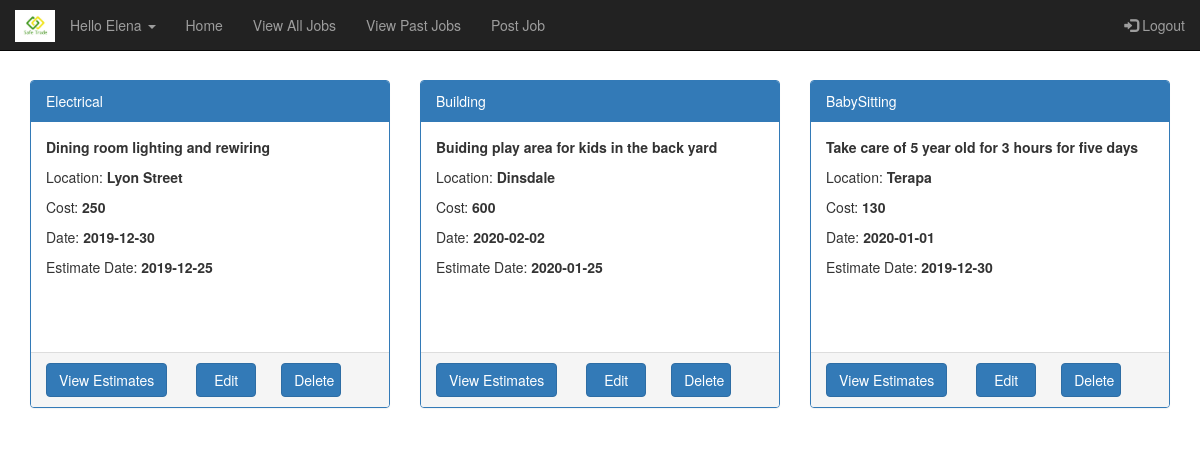
The page /UserPage.php?uid=19 (signed in) on the database its author committed.
### tables this page shows
CREATE TABLE `jobdetails` (
  `JobId` int(11) NOT NULL,
  `UId` int(11) NOT NULL,
  `JobType` varchar(255) NOT NULL,
  `JobDescription` varchar(255) NOT NULL,
  `Location` varchar(50) NOT NULL,
  `CostRange` double NOT NULL,
  `ActiveDate` date NOT NULL,
  `EstimateDate` date NOT NULL,
  `IsClosed` int(11) NOT NULL,
  `IsEstimateAccepted` int(11) NOT NULL
);

### classes/Job.php (called while the page is built, shortened)
<?php
class Job{
  private $jid = null;
  private $jdescription = "";
  private $jtype = "";
  private $cost = null;
  private $activedate = "";
  private $estimationdate = null;
  private $location = null;
  public function __construct($jid,$uid, $jtype,$jdescription,$location,   $cost, $activedate,$estimationdate,$isclosed){
    $this->jid = $jid;
    $this->jdescription = $jdescription;
    $this->jtype = $jtype;
    $this->cost = $cost;
    $this->activedate = $activedate;
    $this->estimationdate = $estimationdate;
    $this->location = $location;
  }
  public static function findByUser($mysqli, $uid){
    $today=date('Y-m-d');
    $sql = sprintf("select * from jobdetails where IsClosed=0 and UId=%s and ActiveDate>='%s'", $uid,$today);
    $result = $mysqli->query($sql);
    if ($result){
      $jobs = new Collection();
      while($row = $result->fetch_assoc()){
        $job = new Job($row['JobId'],$row['UId'], $row['JobType'], $row['JobDescription'], $row['Location'], $row['CostRange'], $row['ActiveDate'], $row['EstimateDate'],$row['IsClosed']);
        $jobs->Add($row['JobId'], $job);
      }
    }
    return $jobs;
  }
  public function getJobId(){
    return $this->jid;
  }
  public function getJobDescription(){
    return $this->jdescription;
  }
  public function getJobType(){
    return $this->jtype;
  }
  public function getLocation(){
    return $this->location;
  }
  public function getCost(){
    return $this->cost;
  }
  public function getActiveDate(){
    return $this->activedate;
  }
  public function getEstimateDate(){
    return $this->estimationdate;
  }
}
?>

### classes/Collection.php (called while the page is built, shortened)
<?php
class Collection {
    private $records = array();
    public function add($key, $record){
        $result = false;
        if ($key != null) {
            $this->records[$key] = $record;
            $result = true;
        }
        return $result;
    }
    public function getRecords(){
        return $this->records;
    }
}
?>

### userPage.php (the view, shortened to what this page needs)
<?php
require_once("headers.php");
require_once("footer.php");
?>
<div class="container" >
<div class="row">
<?php  $jobs=Job ::findByUser($mysqli,$_GET['uid']);
          $count=0;
          foreach($jobs->getRecords() as $id => $job)
          {
             $count=$count+1;
          }
          if($count ==0)
          {
            echo '<h3 style="font-style:italic;">You have not posted any jobs yet! Post one now....';
            echo "<a data-toggle=\"modal\" data-target=\"#myModal\">Click here to Post Job</a></h3>";
          }
          else{
             foreach($jobs->getRecords() as $id => $job){
               ?>
<div class="col-sm-4" >
      <div class="panel panel-primary">
        <div class="panel-heading"><?php echo $job->getJobType(); ?></div>
        <div class="panel-body" style="height:230px">
        <p><b><?php echo $job->getJobDescription(); ?></b></p>
        <p>Location: <b><?php echo $job->getLocation(); ?></b></p>
        <p>Cost: <b><?php echo $job->getCost(); ?></b></p>
        <p>Date: <b><?php echo $job->getActiveDate(); ?></b></p>
        <p>Estimate Date: <b><?php echo $job->getEstimateDate(); ?></b></p>
        </div>
        <div class="panel-footer pviewestimate">
            <a data-toggle="modal" data-target="" class="btn btn-primary viewestimate" name="viewestimate">View Estimates</a>
            <?php
            echo "<a href=\"editJob.php?id=".$job->getJobId()."\"  style=\"width: 60px;margin-left: 25px;\" class=\"btn btn-primary\">Edit </a>";
            echo "<a href=\"deleteJobDB.php?id=".$job->getJobId()."\"  style=\"width: 60px;margin-left: 25px;\" class=\"btn btn-primary\" onclick=\"return confirm('Are you sure to remove your job?')\">Delete </a>";
            ?>
        </div>
      </div>
    </div>
    <?php }}; ?>
    </div>
</div>

### rows shown on the page
jobdetails: JobType "Electrical", JobDescription "Dining room lighting and rewiring", Location "Lyon Street", CostRange "250", ActiveDate "2019-12-30", EstimateDate "2019-12-25"
jobdetails: JobType "Building", JobDescription "Buiding play area for kids in the back yard", Location "Dinsdale", CostRange "600", ActiveDate "2020-02-02", EstimateDate "2020-01-25"
jobdetails: JobType "BabySitting", JobDescription "Take care of 5 year old for 3 hours for five days", Location "Terapa", CostRange "130", ActiveDate "2020-01-01", EstimateDate "2019-12-30"

### other values the page prints
$_SESSION['firstname'] "Elena"
